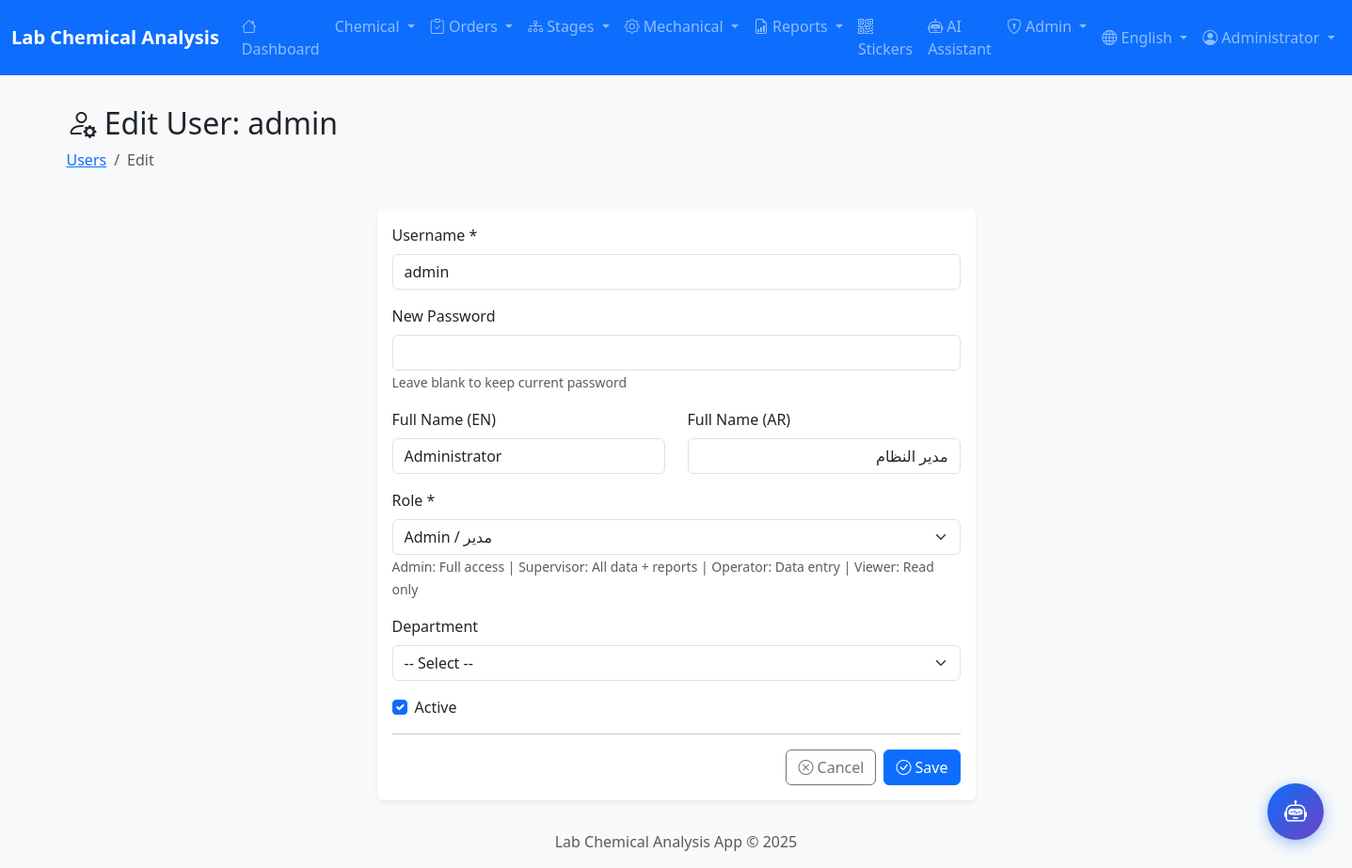
Page /admin/users/1/edit (signed in) on the committed database.
### app/models/user.py (models this page shows, shortened)
class User(UserMixin, db.Model):
    __tablename__ = 'users'
    id = db.Column(db.Integer, primary_key=True)
    username = db.Column(db.String(50), unique=True, nullable=False, index=True)
    password_hash = db.Column(db.String(255), nullable=False)
    full_name = db.Column(db.String(100))
    full_name_ar = db.Column(db.String(100))  # Arabic name
    email = db.Column(db.String(120), unique=True)
    role = db.Column(db.String(20), nullable=False, default='viewer')
    department = db.Column(db.String(50))  # Lab, Production, QC
    is_active = db.Column(db.Boolean, default=True)
    last_login = db.Column(db.DateTime)
    created_at = db.Column(db.DateTime, default=datetime.utcnow)
    updated_at = db.Column(db.DateTime, default=datetime.utcnow, onupdate=datetime.utcnow)
    ROLE_ADMIN = 'admin'
    ROLE_SUPERVISOR = 'supervisor'
    ROLE_OPERATOR = 'operator'
    ROLE_VIEWER = 'viewer'
    ROLES = [ROLE_ADMIN, ROLE_SUPERVISOR, ROLE_OPERATOR, ROLE_VIEWER]
    DEPT_LAB = 'Lab'
    DEPT_PRODUCTION = 'Production'
    DEPT_QC = 'QC'
    DEPT_ADMIN = 'Admin'
    DEPARTMENTS = [DEPT_LAB, DEPT_PRODUCTION, DEPT_QC, DEPT_ADMIN]
    @property
    def is_admin(self):
        return self.role == self.ROLE_ADMIN

### app/routes/admin.py (the view, shortened to what this page needs)
@admin_bp.route('/users/<int:user_id>/edit', methods=['GET', 'POST'])
@login_required
@admin_required
def edit_user(user_id):
    user = User.query.get_or_404(user_id)
    return render_template('admin/user_form.html',
                          user=user,
                          roles=get_roles())

### app/__init__.py (called while the page is built)
def get_locale():
    locale = request.cookies.get('locale')
    if locale in ['ar', 'en']:
        return locale
    return request.accept_languages.best_match(['ar', 'en']) or 'en'

### app/routes/admin.py (called while the page is built)
def admin_required(f):
    @wraps(f)
    def decorated_function(*args, **kwargs):
        if not current_user.is_authenticated or not current_user.is_admin:
            flash('Access denied. Admin privileges required.', 'error')
            return redirect(url_for('main.index'))
        return f(*args, **kwargs)
    return decorated_function

def get_roles():
    return [
        {'value': User.ROLE_ADMIN, 'label': 'Admin', 'label_ar': 'مدير'},
        {'value': User.ROLE_SUPERVISOR, 'label': 'Supervisor', 'label_ar': 'مشرف'},
        {'value': User.ROLE_OPERATOR, 'label': 'Operator', 'label_ar': 'مشغل'},
        {'value': User.ROLE_VIEWER, 'label': 'Viewer', 'label_ar': 'مشاهد'},
    ]

### app/templates/admin/user_form.html (shortened to what this page needs)
{% extends 'base.html' %}
{% block content %}
<div class="container">
    <div class="row mb-4">
        <div class="col">
            <h2>
                <i class="bi bi-person-{{ 'gear' if user else 'plus' }}"></i>
                {% if user %}
                {{ 'تعديل المستخدم' if current_locale == 'ar' else 'Edit User' }}: {{ user.username }}
                {% else %}
                {{ 'إضافة مستخدم جديد' if current_locale == 'ar' else 'Create New User' }}
                {% endif %}
            </h2>
            <nav aria-label="breadcrumb">
                <ol class="breadcrumb">
                    <li class="breadcrumb-item"><a href="{{ url_for('admin.users') }}">Users</a></li>
                    <li class="breadcrumb-item active">{{ 'Edit' if user else 'Create' }}</li>
                </ol>
            </nav>
        </div>
    </div>
    <div class="row justify-content-center">
        <div class="col-lg-6">
            <div class="card border-0 shadow-sm">
                <div class="card-body">
                    <form method="POST">
                        <div class="mb-3">
                            <label class="form-label">{{ 'اسم المستخدم' if current_locale == 'ar' else 'Username' }} *</label>
                            <input type="text" name="username" class="form-control" required
                                   value="{{ user.username if user else '' }}"
                                   {{ 'readonly' if user }}>
                        </div>
                        {% if not user %}
                        <div class="mb-3">
                            <label class="form-label">{{ 'كلمة المرور' if current_locale == 'ar' else 'Password' }} *</label>
                            <input type="password" name="password" class="form-control" required minlength="6">
                            <small class="text-muted">Minimum 6 characters</small>
                        </div>
                        {% else %}
                        <div class="mb-3">
                            <label class="form-label">{{ 'كلمة مرور جديدة' if current_locale == 'ar' else 'New Password' }}</label>
                            <input type="password" name="new_password" class="form-control" minlength="6">
                            <small class="text-muted">Leave blank to keep current password</small>
                        </div>
                        {% endif %}
                        <div class="row">
                            <div class="col-md-6">
                                <div class="mb-3">
                                    <label class="form-label">{{ 'الاسم الكامل (EN)' if current_locale == 'ar' else 'Full Name (EN)' }}</label>
                                    <input type="text" name="full_name" class="form-control"
                                           value="{{ user.full_name if user else '' }}">
                                </div>
                            </div>
                            <div class="col-md-6">
                                <div class="mb-3">
                                    <label class="form-label">{{ 'الاسم الكامل (AR)' if current_locale == 'ar' else 'Full Name (AR)' }}</label>
                                    <input type="text" name="full_name_ar" class="form-control" dir="rtl"
                                           value="{{ user.full_name_ar if user else '' }}">
                                </div>
                            </div>
                        </div>
                        <div class="mb-3">
                            <label class="form-label">{{ 'الدور' if current_locale == 'ar' else 'Role' }} *</label>
                            <select name="role" class="form-select" required>
                                {% for role in roles %}
                                <option value="{{ role.value }}"
                                    {{ 'selected' if user and user.role == role.value }}>
                                    {{ role.label }} / {{ role.label_ar }}
                                </option>
                                {% endfor %}
                            </select>
                            <small class="text-muted">
                                Admin: Full access | Supervisor: All data + reports | Operator: Data entry | Viewer: Read only
                            </small>
                        </div>
                        <div class="mb-3">
                            <label class="form-label">{{ 'القسم' if current_locale == 'ar' else 'Department' }}</label>
                            <select name="department" class="form-select">
                                <option value="">-- {{ 'اختر' if current_locale == 'ar' else 'Select' }} --</option>
                            </select>
                        </div>
                        {% if user %}
                        <div class="form-check mb-3">
                            <input type="checkbox" name="is_active" class="form-check-input" id="isActive"
                                {{ 'checked' if user.is_active }}>
                            <label class="form-check-label" for="isActive">
                                {{ 'نشط' if current_locale == 'ar' else 'Active' }}
                            </label>
                        </div>
                        {% endif %}
                        <hr>
                        <div class="d-flex gap-2 justify-content-end">
                            <a href="{{ url_for('admin.users') }}" class="btn btn-outline-secondary">
                                <i class="bi bi-x-circle"></i>
                                {{ 'إلغاء' if current_locale == 'ar' else 'Cancel' }}
                            </a>
                            <button type="submit" class="btn btn-primary">
                                <i class="bi bi-check-circle"></i>
                                {{ 'حفظ' if current_locale == 'ar' else 'Save' }}
                            </button>
                        </div>
                    </form>
                </div>
            </div>
        </div>
    </div>
</div>
{% endblock %}

### app/templates/base.html (shortened to what this page needs)
<!DOCTYPE html>
<html lang="{{ current_locale }}" dir="{{ 'rtl' if current_locale == 'ar' else 'ltr' }}">
<head>
    {% if current_locale == 'ar' %}
    <link href="https://cdn.jsdelivr.net/npm/bootstrap@5.3.2/dist/css/bootstrap.rtl.min.css" rel="stylesheet">
    {% else %}
    <link href="https://cdn.jsdelivr.net/npm/bootstrap@5.3.2/dist/css/bootstrap.min.css" rel="stylesheet">
    {% endif %}
    <link rel="stylesheet" href="https://cdn.jsdelivr.net/npm/bootstrap-icons@1.11.2/font/bootstrap-icons.min.css">
    <link rel="stylesheet" href="{{ url_for('static', filename='css/style.css') }}">
</head>
<body>
    <nav class="navbar navbar-expand-lg navbar-dark bg-primary sticky-top">
        <div class="container-fluid">
            <a class="navbar-brand" href="{{ url_for('main.index') }}">
                {% if current_locale == 'ar' %}
                مختبر التحليل الكيميائي
                {% else %}
                Lab Chemical Analysis
                {% endif %}
            </a>
            <div class="collapse navbar-collapse" id="navbarNav">
                {% if current_user.is_authenticated %}
                <ul class="navbar-nav me-auto">
                    <li class="nav-item">
                        <a class="nav-link" href="{{ url_for('main.index') }}">
                            <i class="bi bi-house"></i>
                            {{ 'الرئيسية' if current_locale == 'ar' else 'Dashboard' }}
                        </a>
                    </li>
                    <li class="nav-item dropdown">
                        <a class="nav-link dropdown-toggle" href="#" data-bs-toggle="dropdown">
                            {{ 'التحليل الكيميائي' if current_locale == 'ar' else 'Chemical' }}
                        </a>
                    </li>
                    <li class="nav-item dropdown">
                        <a class="nav-link dropdown-toggle" href="#" data-bs-toggle="dropdown">
                            <i class="bi bi-clipboard-check"></i>
                            {{ 'أوامر الإنتاج' if current_locale == 'ar' else 'Orders' }}
                        </a>
                    </li>
                    <li class="nav-item dropdown">
                        <a class="nav-link dropdown-toggle" href="#" data-bs-toggle="dropdown">
                            <i class="bi bi-diagram-3"></i>
                            {{ 'مراحل الإنتاج' if current_locale == 'ar' else 'Stages' }}
                        </a>
                    </li>
                    <li class="nav-item dropdown">
                        <a class="nav-link dropdown-toggle" href="#" data-bs-toggle="dropdown">
                            <i class="bi bi-gear"></i>
                            {{ 'الاختبارات الميكانيكية' if current_locale == 'ar' else 'Mechanical' }}
                        </a>
                    </li>
                    <li class="nav-item dropdown">
                        <a class="nav-link dropdown-toggle" href="#" data-bs-toggle="dropdown">
                            <i class="bi bi-file-earmark-bar-graph"></i>
                            {{ 'التقارير' if current_locale == 'ar' else 'Reports' }}
                        </a>
                    </li>
                    <li class="nav-item">
                        <a class="nav-link" href="{{ url_for('stickers.index') }}">
                            <i class="bi bi-qr-code"></i>
                            {{ 'الملصقات' if current_locale == 'ar' else 'Stickers' }}
                        </a>
                    </li>
                    <li class="nav-item">
                        <a class="nav-link" href="{{ url_for('chatbot.index') }}">
                            <i class="bi bi-robot"></i>
                            {{ 'المساعد الذكي' if current_locale == 'ar' else 'AI Assistant' }}
                        </a>
                    </li>
                    {% if current_user.is_admin %}
                    <li class="nav-item dropdown">
                        <a class="nav-link dropdown-toggle" href="#" data-bs-toggle="dropdown">
                            <i class="bi bi-shield-lock"></i>
                            {{ 'الإدارة' if current_locale == 'ar' else 'Admin' }}
                        </a>
                    </li>
                    {% endif %}
                </ul>
                <ul class="navbar-nav">
                    <li class="nav-item dropdown">
                        <a class="nav-link dropdown-toggle" href="#" data-bs-toggle="dropdown">
                            <i class="bi bi-globe"></i>
                            {{ 'العربية' if current_locale == 'ar' else 'English' }}
                        </a>
                    </li>
                    <li class="nav-item dropdown">
                        <a class="nav-link dropdown-toggle" href="#" data-bs-toggle="dropdown">
                            <i class="bi bi-person-circle"></i>
                            {{ current_user.full_name or current_user.username }}
                        </a>
                    </li>
                </ul>
                {% endif %}
            </div>
        </div>
    </nav>
    <main class="container-fluid py-3">
        {% block content %}{% endblock %}
    </main>
    <footer class="footer mt-auto py-3 bg-light">
        <div class="container text-center">
            <span class="text-muted">
                {{ 'مختبر التحليل الكيميائي' if current_locale == 'ar' else 'Lab Chemical Analysis App' }}
                &copy; 2025
            </span>
        </div>
    </footer>
    {% if current_user.is_authenticated %}
    <a href="{{ url_for('chatbot.index') }}" class="floating-chat-btn" title="{{ 'المساعد الذكي' if current_locale == 'ar' else 'AI Assistant' }}">
        <i class="bi bi-robot"></i>
    </a>
    {% endif %}
</body>
</html>

### app/static/css/style.css (style rules this page uses)
body { background-color: #f8f9fa; min-height: 100vh; display: flex; flex-direction: column; }
main { flex: 1; }
.card { transition: box-shadow 0.2s ease-in-out; }
.navbar-brand { font-weight: 600; }
footer { margin-top: auto; }

### rows in the picture
User: full_name "Administrator", username "admin", full_name_ar "مدير النظام"

### other values in the picture
{{ 'الرئيسية' if current_locale == 'ar' else 'Dashboard' }} "Dashboard"
{{ 'التحليل الكيميائي' if current_locale == 'ar' else 'Chemical' }} "Chemical"
{{ 'أوامر الإنتاج' if current_locale == 'ar' else 'Orders' }} "Orders"
{{ 'مراحل الإنتاج' if current_locale == 'ar' else 'Stages' }} "Stages"
{{ 'الاختبارات الميكانيكية' if current_locale == 'ar' else 'Mechanical' }} "Mechanical"
{{ 'التقارير' if current_locale == 'ar' else 'Reports' }} "Reports"
{{ 'الملصقات' if current_locale == 'ar' else 'Stickers' }} "Stickers"
{{ 'المساعد الذكي' if current_locale == 'ar' else 'AI Assistant' }} "AI Assistant"
{{ 'الإدارة' if current_locale == 'ar' else 'Admin' }} "Admin"
{{ 'العربية' if current_locale == 'ar' else 'English' }} "English"
{{ 'تعديل المستخدم' if current_locale == 'ar' else 'Edit User' }} "Edit User"
{{ 'Edit' if user else 'Create' }} "Edit"
{{ 'اسم المستخدم' if current_locale == 'ar' else 'Username' }} "Username"
{{ 'كلمة مرور جديدة' if current_locale == 'ar' else 'New Password' }} "New Password"
{{ 'الاسم الكامل (EN)' if current_locale == 'ar' else 'Full Name (EN)' }} "Full Name (EN)"
